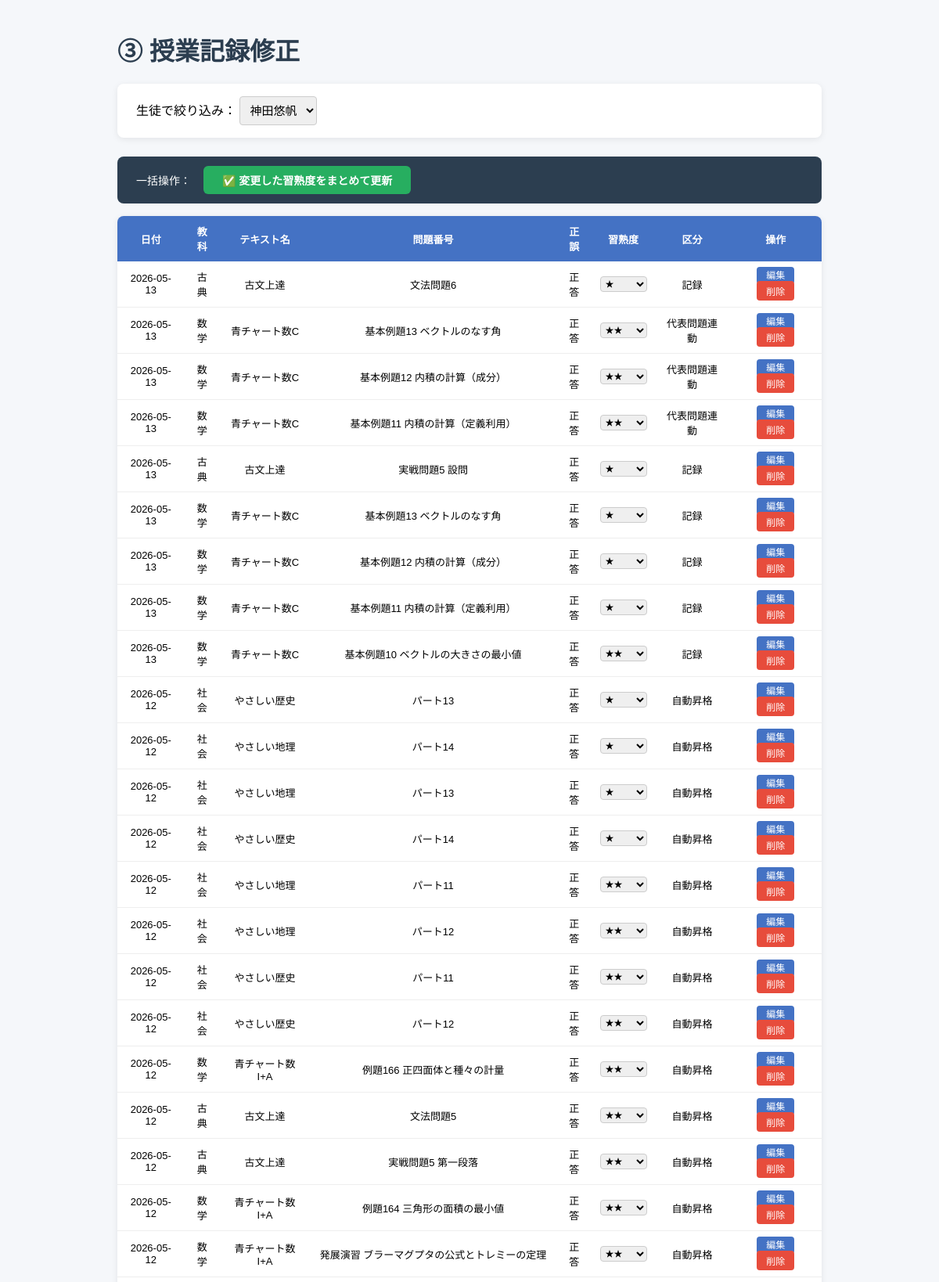
/record/list (upper part), run on the app's committed database.
### tables this page shows
CREATE TABLE history (
            history_id INTEGER PRIMARY KEY AUTOINCREMENT,
            student_id TEXT NOT NULL,
            problem_id INTEGER NOT NULL,
            date TEXT NOT NULL,
            correct INTEGER NOT NULL,
            mastery INTEGER NOT NULL,
            category TEXT NOT NULL, score INTEGER DEFAULT 5,
            FOREIGN KEY (student_id) REFERENCES students(student_id),
            FOREIGN KEY (problem_id) REFERENCES problems(problem_id)
        );

CREATE TABLE problems (
            problem_id INTEGER PRIMARY KEY AUTOINCREMENT,
            subject TEXT NOT NULL,
            textbook TEXT NOT NULL,
            problem_number TEXT NOT NULL,
            importance TEXT NOT NULL,
            type TEXT NOT NULL
        , instruction TEXT, difficulty INTEGER DEFAULT 3, review_value INTEGER DEFAULT 3, estimated_minutes INTEGER DEFAULT 15, textbook_id INTEGER, section_id INTEGER, order_in_textbook INTEGER);

### app.py (the view)
@app.route("/record/list")
def record_list():
    conn = get_connection()
    c = conn.cursor()
    c.execute("SELECT * FROM students ORDER BY student_id")
    students = c.fetchall()
    student_id = request.args.get("student_id",
                  students[0]["student_id"] if students else None)
    records = []
    if student_id:
        c.execute("""
            SELECT h.history_id, h.date, h.correct, h.mastery, h.category,
               h.score,
                   p.subject, p.textbook, p.problem_number
            FROM history h
            JOIN problems p ON h.problem_id = p.problem_id
            WHERE h.student_id = ?
            ORDER BY h.date DESC, h.history_id DESC
            LIMIT 100
        """, (student_id,))
        records = c.fetchall()
    conn.close()
    return render_template("record_list.html", students=students,
                           records=records, selected_student=student_id)

### database.py (called while the page is built)
def get_connection():
    conn = sqlite3.connect(DB_PATH)
    conn.row_factory = sqlite3.Row
    return conn

### templates/record_list.html (shortened to what this page needs)
<!DOCTYPE html>
<html lang="ja">
<head>
</head>
<body>
  <h1>③ 授業記録修正</h1>
  <div class="filter-box">
    <form method="GET">
      <label>生徒で絞り込み：</label>
      <select name="student_id" onchange="this.form.submit()">
        {% for s in students %}
        <option value="{{ s.student_id }}"
          {% if s.student_id == selected_student %}selected{% endif %}>
          {{ s.name }}
        </option>
        {% endfor %}
      </select>
    </form>
  </div>
  <div style="background:#2c3e50;padding:12px 24px;border-radius:8px;margin-bottom:16px;display:flex;align-items:center;gap:16px;">
    <span style="color:white;font-size:14px;">一括操作：</span>
    <button onclick="bulkUpdateMastery()"
      style="padding:8px 24px;background:#27ae60;color:white;border:none;border-radius:6px;font-size:14px;cursor:pointer;font-weight:bold;">
      ✅ 変更した習熟度をまとめて更新
    </button>
  </div>
  <table>
    <tr>
      <th>日付</th><th>教科</th><th>テキスト名</th><th>問題番号</th>
      <th>正誤</th><th>習熟度</th><th>区分</th><th>操作</th>
    </tr>
    {% for r in records %}
    <tr>
      <td>{{ r.date }}</td>
      <td>{{ r.subject }}</td>
      <td>{{ r.textbook }}</td>
      <td>{{ r.problem_number }}</td>
      <td>{{ "正答" if r.correct else "誤答" }}</td>
      <td>
        <form method="POST" action="/mastery/edit/{{ r.history_id }}"
              style="display:inline;">
          <select class="mastery-select" data-id="{{ r.history_id }}"
            style="font-size:11px;padding:2px;width:60px;"
            onchange="markMasteryChanged(this, {{ r.history_id }})">
            {% for m in [1,2,3] %}
            <option value="{{ m }}" {% if m == r.mastery %}selected{% endif %}>
              {{ "★" * m }}
            </option>
            {% endfor %}
          </select>
        </form>
      </td>
      <td>{{ r.category }}</td>
      <td>
        <a class="edit-btn" href="/record/edit/{{ r.history_id }}">編集</a>
        <form method="POST" action="/record/delete/{{ r.history_id }}"
              style="display:inline"
              onsubmit="return confirm('この記録を削除しますか？')">
          <button class="del-btn">削除</button>
        </form>
      </td>
    </tr>
    {% else %}
    <tr><td colspan="8">記録がありません</td></tr>
    {% endfor %}
  </table>
</body>
</html>

### templates/record_list.html (style rules this page uses)
body { font-family: sans-serif; max-width: 900px; margin: 40px auto; background: #f5f7fa; }
h1 { color: #2c3e50; }
.filter-box { background: white; padding: 16px 24px; border-radius: 8px; margin-bottom: 24px; box-shadow: 0 2px 8px rgba(0,0,0,0.08); }
select { padding: 8px; border: 1px solid #ccc; border-radius: 4px; font-size: 15px; }
table { width: 100%; border-collapse: collapse; background: white; border-radius: 8px; overflow: hidden; box-shadow: 0 2px 8px rgba(0,0,0,0.08); font-size: 13px; }
th { background: #4472C4; color: white; padding: 10px; }
td { padding: 8px 10px; border-bottom: 1px solid #eee; text-align: center; }
.edit-btn { padding: 4px 12px; background: #4472C4; color: white; border-radius: 4px; text-decoration: none; font-size: 12px; }
.del-btn { padding: 4px 12px; background: #e74c3c; color: white; border: none; border-radius: 4px; font-size: 12px; cursor: pointer; }

### data on the page
history: date "2026-05-13", subject "古典", textbook "古文上達", problem_number "文法問題6", correct "正答", mastery+history_id "★", category "記録"
history: date "2026-05-13", subject "数学", textbook "青チャート数C", problem_number "基本例題13 ベクトルのなす角", correct "正答", mastery+history_id "★★", category "代表問題連動"
history: date "2026-05-13", subject "数学", textbook "青チャート数C", problem_number "基本例題12 内積の計算（成分）", correct "正答", mastery+history_id "★★", category "代表問題連動"
history: date "2026-05-13", subject "数学", textbook "青チャート数C", problem_number "基本例題11 内積の計算（定義利用）", correct "正答", mastery+history_id "★★", category "代表問題連動"
history: date "2026-05-13", subject "古典", textbook "古文上達", problem_number "実戦問題5 設問", correct "正答", mastery+history_id "★", category "記録"
history: date "2026-05-13", subject "数学", textbook "青チャート数C", problem_number "基本例題13 ベクトルのなす角", correct "正答", mastery+history_id "★", category "記録"
history: date "2026-05-13", subject "数学", textbook "青チャート数C", problem_number "基本例題12 内積の計算（成分）", correct "正答", mastery+history_id "★", category "記録"
history: date "2026-05-13", subject "数学", textbook "青チャート数C", problem_number "基本例題11 内積の計算（定義利用）", correct "正答", mastery+history_id "★", category "記録"
history: date "2026-05-13", subject "数学", textbook "青チャート数C", problem_number "基本例題10 ベクトルの大きさの最小値", correct "正答", mastery+history_id "★★", category "記録"
history: date "2026-05-12", subject "社会", textbook "やさしい歴史", problem_number "パート13", correct "正答", mastery+history_id "★", category "自動昇格"
history: date "2026-05-12", subject "社会", textbook "やさしい地理", problem_number "パート14", correct "正答", mastery+history_id "★", category "自動昇格"
history: date "2026-05-12", subject "社会", textbook "やさしい地理", problem_number "パート13", correct "正答", mastery+history_id "★", category "自動昇格"
history: date "2026-05-12", subject "社会", textbook "やさしい歴史", problem_number "パート14", correct "正答", mastery+history_id "★", category "自動昇格"
history: date "2026-05-12", subject "社会", textbook "やさしい地理", problem_number "パート11", correct "正答", mastery+history_id "★★", category "自動昇格"
history: date "2026-05-12", subject "社会", textbook "やさしい地理", problem_number "パート12", correct "正答", mastery+history_id "★★", category "自動昇格"
history: date "2026-05-12", subject "社会", textbook "やさしい歴史", problem_number "パート11", correct "正答", mastery+history_id "★★", category "自動昇格"
history: date "2026-05-12", subject "社会", textbook "やさしい歴史", problem_number "パート12", correct "正答", mastery+history_id "★★", category "自動昇格"
history: date "2026-05-12", subject "数学", textbook "青チャート数I+A", problem_number "例題166 正四面体と種々の計量", correct "正答", mastery+history_id "★★", category "自動昇格"
history: date "2026-05-12", subject "古典", textbook "古文上達", problem_number "文法問題5", correct "正答", mastery+history_id "★★", category "自動昇格"
history: date "2026-05-12", subject "古典", textbook "古文上達", problem_number "実戦問題5 第一段落", correct "正答", mastery+history_id "★★", category "自動昇格"
history: date "2026-05-12", subject "数学", textbook "青チャート数I+A", problem_number "例題164 三角形の面積の最小値", correct "正答", mastery+history_id "★★", category "自動昇格"
history: date "2026-05-12", subject "数学", textbook "青チャート数I+A", problem_number "発展演習 ブラーマグプタの公式とトレミーの定理", correct "正答", mastery+history_id "★★", category "自動昇格"

### other printed values
form field student_id "神田悠帆"
